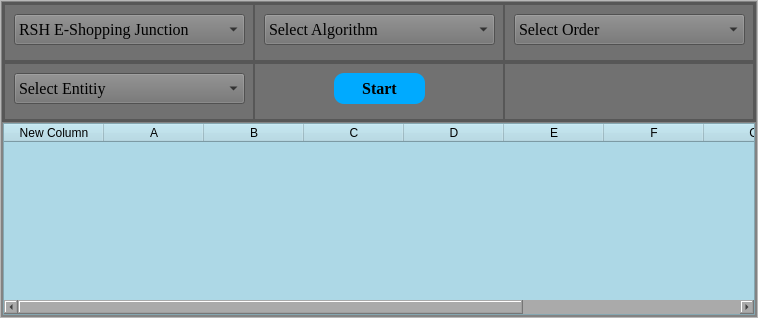
            <widget class="QWidget" name="tab_2">
             <attribute name="title">
              <string>Sorting</string>
             </attribute>
             <layout class="QGridLayout" name="gridLayout_4">
              <property name="leftMargin">
               <number>0</number>
              </property>
              <property name="topMargin">
               <number>0</number>
              </property>
              <property name="rightMargin">
               <number>0</number>
              </property>
              <property name="bottomMargin">
               <number>0</number>
              </property>
              <property name="spacing">
               <number>0</number>
              </property>
              <item row="0" column="0">
               <widget class="QFrame" name="frame_19">
                <property name="frameShape">
                 <enum>QFrame::StyledPanel</enum>
                </property>
                <property name="frameShadow">
                 <enum>QFrame::Raised</enum>
                </property>
                <layout class="QVBoxLayout" name="verticalLayout_4">
                 <property name="spacing">
                  <number>0</number>
                 </property>
                 <property name="leftMargin">
                  <number>0</number>
                 </property>
                 <property name="topMargin">
                  <number>0</number>
                 </property>
                 <property name="rightMargin">
                  <number>0</number>
                 </property>
                 <property name="bottomMargin">
                  <number>0</number>
                 </property>
                 <item>
                  <widget class="QFrame" name="frame_43">
                   <property name="minimumSize">
                    <size>
                     <width>0</width>
                     <height>50</height>
                    </size>
                   </property>
                   <property name="styleSheet">
                    <string notr="true">background-color: rgb(170, 170, 170);</string>
                   </property>
                   <property name="frameShape">
                    <enum>QFrame::StyledPanel</enum>
                   </property>
                   <property name="frameShadow">
                    <enum>QFrame::Raised</enum>
                   </property>
                   <layout class="QVBoxLayout" name="verticalLayout_10" stretch="0,0">
                    <property name="spacing">
                     <number>0</number>
                    </property>
                    <property name="leftMargin">
                     <number>0</number>
                    </property>
                    <property name="topMargin">
                     <number>0</number>
                    </property>
                    <property name="rightMargin">
                     <number>0</number>
                    </property>
                    <property name="bottomMargin">
                     <number>0</number>
                    </property>
                    <item>
                     <widget class="QFrame" name="frame_22">
                      <property name="minimumSize">
                       <size>
                        <width>0</width>
                        <height>120</height>
                       </size>
                      </property>
                      <property name="maximumSize">
                       <size>
                        <width>16777215</width>
                        <height>120</height>
                       </size>
                      </property>
                      <property name="styleSheet">
                       <string notr="true">background-color: rgb(113, 113, 113);
</string>
                      </property>
                      <property name="frameShape">
                       <enum>QFrame::StyledPanel</enum>
                      </property>
                      <property name="frameShadow">
                       <enum>QFrame::Raised</enum>
                      </property>
                      <layout class="QVBoxLayout" name="verticalLayout_11" stretch="0,0">
                       <property name="spacing">
                        <number>0</number>
                       </property>
                       <property name="leftMargin">
                        <number>0</number>
                       </property>
                       <property name="topMargin">
                        <number>0</number>
                       </property>
                       <property name="rightMargin">
                        <number>0</number>
                       </property>
                       <property name="bottomMargin">
                        <number>0</number>
                       </property>
                       <item>
                        <widget class="QFrame" name="frame_31">
                         <property name="styleSheet">
                          <string notr="true"/>
                         </property>
                         <property name="frameShape">
                          <enum>QFrame::StyledPanel</enum>
                         </property>
                         <property name="frameShadow">
                          <enum>QFrame::Raised</enum>
                         </property>
                         <layout class="QHBoxLayout" name="horizontalLayout_5">
                          <property name="spacing">
                           <number>0</number>
                          </property>
                          <property name="leftMargin">
                           <number>0</number>
                          </property>
                          <property name="topMargin">
                           <number>0</number>
                          </property>
                          <property name="rightMargin">
                           <number>0</number>
                          </property>
                          <property name="bottomMargin">
                           <number>0</number>
                          </property>
                          <item>
                           <widget class="QFrame" name="frame_33">
                            <property name="frameShape">
                             <enum>QFrame::StyledPanel</enum>
                            </property>
                            <property name="frameShadow">
                             <enum>QFrame::Raised</enum>
                            </property>
                           </widget>
                          </item>
                          <item>
                           <widget class="QFrame" name="frame_38">
                            <property name="minimumSize">
                             <size>
                              <width>250</width>
                              <height>0</height>
                             </size>
                            </property>
                            <property name="frameShape">
                             <enum>QFrame::StyledPanel</enum>
                            </property>
                            <property name="frameShadow">
                             <enum>QFrame::Raised</enum>
                            </property>
                            <widget class="QComboBox" name="Sorting_category">
                             <property name="geometry">
                              <rect>
                               <x>10</x>
                               <y>10</y>
                               <width>231</width>
                               <height>31</height>
                              </rect>
                             </property>
                             <property name="font">
                              <font>
                               <family>Times New Roman</family>
                               <pointsize>12</pointsize>
                              </font>
                             </property>
                             <item>
                              <property name="text">
                               <string>RSH E-Shopping Junction</string>
                              </property>
                             </item>
                            </widget>
                           </widget>
                          </item>
                          <item>
                           <widget class="QFrame" name="frame_34">
                            <property name="frameShape">
                             <enum>QFrame::StyledPanel</enum>
                            </property>
                            <property name="frameShadow">
                             <enum>QFrame::Raised</enum>
                            </property>
                           </widget>
                          </item>
                          <item>
                           <widget class="QFrame" name="frame_35">
                            <property name="minimumSize">
                             <size>
                              <width>250</width>
                              <height>0</height>
                             </size>
                            </property>
                            <property name="frameShape">
                             <enum>QFrame::StyledPanel</enum>
                            </property>
                            <property name="frameShadow">
                             <enum>QFrame::Raised</enum>
                            </property>
                            <widget class="QComboBox" name="Sorting_algorithm">
                             <property name="geometry">
                              <rect>
                               <x>10</x>
                               <y>10</y>
                               <width>231</width>
                               <height>31</height>
                              </rect>
                             </property>
                             <property name="font">
                              <font>
                               <family>Times New Roman</family>
                               <pointsize>12</pointsize>
                              </font>
                             </property>
                             <property name="styleSheet">
                              <string notr="true"/>
                             </property>
                             <item>
                              <property name="text">
                               <string>Select Algorithm</string>
                              </property>
                             </item>
                             <item>
                              <property name="text">
                               <string>Insertion Sort</string>
                              </property>
                             </item>
                             <item>
                              <property name="text">
                               <string>Bubble Sort</string>
                              </property>
                             </item>
                             <item>
                              <property name="text">
                               <string>Selection Sort</string>
                              </property>
                             </item>
                             <item>
                              <property name="text">
                               <string>Merge Sort</string>
                              </property>
                             </item>
                             <item>
                              <property name="text">
                               <string>Radix Sort</string>
                              </property>
                             </item>
                             <item>
                              <property name="text">
                               <string>Counting Sort</string>
                              </property>
                             </item>
                             <item>
                              <property name="text">
                               <string>Bucket Sort</string>
                              </property>
                             </item>
                             <item>
                              <property name="text">
                               <string>Quick Sort</string>
                              </property>
                             </item>
                            </widget>
                           </widget>
                          </item>
                          <item>
                           <widget class="QFrame" name="frame_36">
                            <property name="frameShape">
                             <enum>QFrame::StyledPanel</enum>
                            </property>
                            <property name="frameShadow">
                             <enum>QFrame::Raised</enum>
                            </property>
                           </widget>
                          </item>
                          <item>
                           <widget class="QFrame" name="frame_37">
                            <property name="minimumSize">
                             <size>
                              <width>250</width>
                              <height>0</height>
                             </size>
                            </property>
                            <property name="frameShape">
                             <enum>QFrame::StyledPanel</enum>
                            </property>
                            <property name="frameShadow">
                             <enum>QFrame::Raised</enum>
                            </property>
                            <widget class="QComboBox" name="sorting_order">
                             <property name="geometry">
                              <rect>
                               <x>10</x>
                               <y>10</y>
                               <width>231</width>
                               <height>31</height>
                              </rect>
                             </property>
                             <property name="font">
                              <font>
                               <family>Times New Roman</family>
                               <pointsize>12</pointsize>
                              </font>
                             </property>
                             <item>
                              <property name="text">
                               <string>Select Order</string>
                              </property>
                             </item>
                             <item>
                              <property name="text">
                               <string>Increasing</string>
                              </property>
                             </item>
                             <item>
                              <property name="text">
                               <string>Decreasing</string>
                              </property>
                             </item>
                            </widget>
                           </widget>
                          </item>
                          <item>
                           <widget class="QFrame" name="frame_39">
                            <property name="frameShape">
                             <enum>QFrame::StyledPanel</enum>
                            </property>
                            <property name="frameShadow">
                             <enum>QFrame::Raised</enum>
                            </property>
                           </widget>
                          </item>
                         </layout>
                        </widget>
                       </item>
                       <item>
                        <widget class="QFrame" name="frame_32">
                         <property name="styleSheet">
                          <string notr="true"/>
                         </property>
                         <property name="frameShape">
                          <enum>QFrame::StyledPanel</enum>
                         </property>
                         <property name="frameShadow">
                          <enum>QFrame::Raised</enum>
                         </property>
                         <layout class="QHBoxLayout" name="horizontalLayout_7">
                          <property name="spacing">
                           <number>0</number>
                          </property>
                          <property name="leftMargin">
                           <number>0</number>
                          </property>
                          <property name="topMargin">
                           <number>0</number>
                          </property>
                          <property name="rightMargin">
                           <number>0</number>
                          </property>
                          <property name="bottomMargin">
                           <number>0</number>
                          </property>
                          <item>
                           <widget class="QFrame" name="frame_83">
                            <property name="frameShape">
                             <enum>QFrame::StyledPanel</enum>
                            </property>
                            <property name="frameShadow">
                             <enum>QFrame::Raised</enum>
                            </property>
                           </widget>
                          </item>
                          <item>
                           <widget class="QFrame" name="frame_40">
                            <property name="minimumSize">
                             <size>
                              <width>250</width>
                              <height>0</height>
                             </size>
                            </property>
                            <property name="frameShape">
                             <enum>QFrame::StyledPanel</enum>
                            </property>
                            <property name="frameShadow">
                             <enum>QFrame::Raised</enum>
                            </property>
                            <widget class="QComboBox" name="sorting_entity">
                             <property name="geometry">
                              <rect>
                               <x>10</x>
                               <y>10</y>
                               <width>231</width>
                               <height>31</height>
                              </rect>
                             </property>
                             <property name="font">
                              <font>
                               <family>Times New Roman</family>
                               <pointsize>12</pointsize>
                              </font>
                             </property>
                             <item>
                              <property name="text">
                               <string>Select Entitiy</string>
                              </property>
                             </item>
                             <item>
                              <property name="text">
                               <string>Type Of Product</string>
                              </property>
                             </item>
                             <item>
                              <property name="text">
                               <string>Name Of Product</string>
                              </property>
                             </item>
                             <item>
                              <property name="text">
                               <string>Brand Name</string>
                              </property>
                             </item>
                             <item>
                              <property name="text">
                               <string>Out Of Stock</string>
                              </property>
                             </item>
                             <item>
                              <property name="text">
                               <string>Price Of Products</string>
                              </property>
                             </item>
                             <item>
                              <property name="text">
                               <string>Discount On Product</string>
                              </property>
                             </item>
                             <item>
                              <property name="text">
                               <string>Delivery Charges</string>
                              </property>
                             </item>
                             <item>
                              <property name="text">
                               <string>Sold Products</string>
                              </property>
                             </item>
                             <item>
                              <property name="text">
                               <string>Ratings</string>
                              </property>
                             </item>
                            </widget>
                           </widget>
                          </item>
                          <item>
                           <widget class="QFrame" name="frame_41">
                            <property name="frameShape">
                             <enum>QFrame::StyledPanel</enum>
                            </property>
                            <property name="frameShadow">
                             <enum>QFrame::Raised</enum>
                            </property>
                           </widget>
                          </item>
                          <item>
                           <widget class="QFrame" name="frame_65">
                            <property name="minimumSize">
                             <size>
                              <width>250</width>
                              <height>0</height>
                             </size>
                            </property>
                            <property name="frameShape">
                             <enum>QFrame::StyledPanel</enum>
                            </property>
                            <property name="frameShadow">
                             <enum>QFrame::Raised</enum>
                            </property>
                            <widget class="QPushButton" name="Sorting_start_btn">
                             <property name="geometry">
                              <rect>
                               <x>80</x>
                               <y>10</y>
                               <width>91</width>
                               <height>31</height>
                              </rect>
                             </property>
                             <property name="font">
                              <font>
                               <family>Times New Roman</family>
                               <pointsize>12</pointsize>
                               <weight>75</weight>
                               <bold>true</bold>
                              </font>
                             </property>
                             <property name="styleSheet">
                              <string notr="true">background-color: rgb(0, 170, 255);
border-radius:10
</string>
                             </property>
                             <property name="text">
                              <string>Start</string>
                             </property>
                            </widget>
                           </widget>
                          </item>
                          <item>
                           <widget class="QFrame" name="frame_69">
                            <property name="frameShape">
                             <enum>QFrame::StyledPanel</enum>
                            </property>
                            <property name="frameShadow">
                             <enum>QFrame::Raised</enum>
                            </property>
                            <widget class="QLabel" name="label_10">
                             <property name="geometry">
                              <rect>
                               <x>10</x>
                               <y>10</y>
                               <width>231</width>
                               <height>31</height>
                              </rect>
                             </property>
                             <property name="minimumSize">
                              <size>
                               <width>70</width>
                               <height>0</height>
                              </size>
                             </property>
                             <property name="font">
                              <font>
                               <family>Times New Roman</family>
                               <pointsize>12</pointsize>
                               <weight>50</weight>
                               <bold>false</bold>
                              </font>
                             </property>
                             <property name="text">
                              <string>0.0s</string>
                             </property>
                            </widget>
                           </widget>
                          </item>
                          <item>
                           <widget class="QFrame" name="frame_68">
                            <property name="minimumSize">
                             <size>
                              <width>250</width>
                              <height>0</height>
                             </size>
                            </property>
                            <property name="frameShape">
                             <enum>QFrame::StyledPanel</enum>
                            </property>
                            <property name="frameShadow">
                             <enum>QFrame::Raised</enum>
                            </property>
                           </widget>
                          </item>
                          <item>
                           <widget class="QFrame" name="frame_67">
                            <property name="frameShape">
                             <enum>QFrame::StyledPanel</enum>
                            </property>
                            <property name="frameShadow">
                             <enum>QFrame::Raised</enum>
                            </property>
                           </widget>
                          </item>
                         </layout>
                        </widget>
                       </item>
                      </layout>
                     </widget>
                    </item>
                    <item>
                     <widget class="QFrame" name="frame_66">
                      <property name="minimumSize">
                       <size>
                        <width>90</width>
                        <height>0</height>
                       </size>
                      </property>
                      <property name="frameShape">
                       <enum>QFrame::StyledPanel</enum>
                      </property>
                      <property name="frameShadow">
                       <enum>QFrame::Raised</enum>
                      </property>
                      <layout class="QGridLayout" name="gridLayout">
                       <property name="leftMargin">
                        <number>0</number>
                       </property>
                       <property name="topMargin">
                        <number>0</number>
                       </property>
                       <property name="rightMargin">
                        <number>0</number>
                       </property>
                       <property name="bottomMargin">
                        <number>0</number>
                       </property>
                       <property name="spacing">
                        <number>0</number>
                       </property>
                       <item row="0" column="0">
                        <widget class="QTableWidget" name="tableWidget">
                         <property name="styleSheet">
                          <string notr="true">background-color: #ADD8E6;
    </string>
                         </property>
                         <attribute name="horizontalHeaderStretchLastSection">
                          <bool>true</bool>
                         </attribute>
                         <column>
                          <property name="text">
                           <string>New Column</string>
                          </property>
                         </column>
                         <column>
                          <property name="text">
                           <string>A</string>
                          </property>
                         </column>
                         <column>
                          <property name="text">
                           <string>B</string>
                          </property>
                         </column>
                         <column>
                          <property name="text">
                           <string>C</string>
                          </property>
                         </column>
                         <column>
                          <property name="text">
                           <string>D</string>
                          </property>
                         </column>
                         <column>
                          <property name="text">
                           <string>E</string>
                          </property>
                         </column>
                         <column>
                          <property name="text">
                           <string>F</string>
                          </property>
                         </column>
                         <column>
                          <property name="text">
                           <string>G</string>
                          </property>
                         </column>
                         <column>
                          <property name="text">
                           <string>H</string>
                          </property>
                         </column>
                         <column>
                          <property name="text">
                           <string>I</string>
                          </property>
                         </column>
                        </widget>
                       </item>
                      </layout>
                     </widget>
                    </item>
                   </layout>
                  </widget>
                 </item>
                </layout>
               </widget>
              </item>
             </layout>
            </widget>
